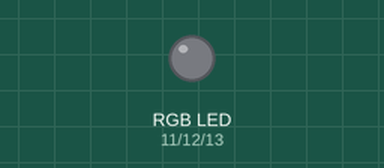
Recording of a sketch running on a simulated Arduino Uno, built with avr-gcc and run on an emulated ATmega328P. Parts: an RGB LED mixed from three pins (HIGH = lit). What the sketch prints to the serial monitor is not drawn.

Above: at 0.05 s.
Timing chart, 0 to 4.1 s (numbered marks = the images above):
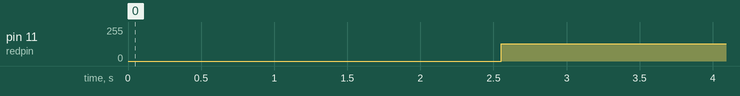

Measured:
- by itself, pin 11 (redpin): 0/255 → 130/255 at 2.6 s, → 47/255 37.4 s later

The sketch:

sketch_jun24d.ino
```cpp
/* RGB module project code
 */
int redpin = 11; //select the pin for the red LED

int greenpin =12;// select the pin for the green LED
int bluepin =13; // select the pin for the  blue LED

int ledval;

void setup() {
  pinMode(redpin, OUTPUT);
  pinMode(bluepin, OUTPUT);
  pinMode(greenpin, OUTPUT);
  Serial.begin(9600);
}

void loop()
{

 for(ledval=255; ledval>0; ledval--)
  {
   // analogWrite(bluepin, ledval);
   // analogWrite(greenpin, 255-ledval);
   analogWrite(redpin, 128-ledval);
   delay(5);
  }

for(ledval=0; ledval<255; ledval++)
  {
   // analogWrite(bluepin, ledval);
   // analogWrite(greenpin, 255-ledval);
   analogWrite(redpin, 128-ledval);
   delay(5);
  }
  delay(1000);
 Serial.println(ledval, DEC);
}
```
